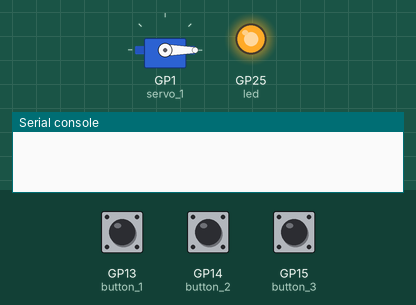
Bench run of a program on a simulated Raspberry Pi Pico running MicroPython. Shown: servo, output pins drawn as LEDs (lit = HIGH), the last lines printed to the serial console. The test bench sets the inputs (shaded band); at power-on: GP14 (button_2) LOW, GP15 (button_3) LOW, GP13 (button_1) LOW. Servo angles are drawn from the pulse width (0.5 ms = 0°, 2.5 ms = 180°).

Above: at 1.2 s.
1.3 s: GP14 (button_2) pulled HIGH for 0.15 s
At 2.6 s:
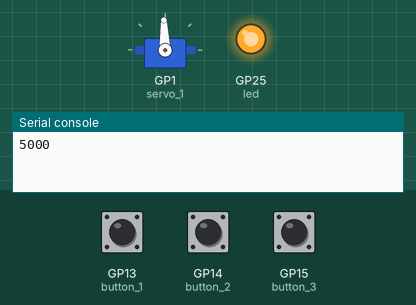
2.9 s: GP15 (button_3) pulled HIGH for 0.15 s
At 3.9 s:
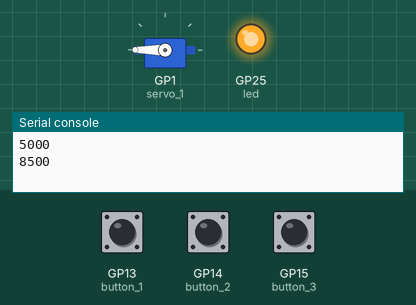
4.5 s: GP13 (button_1) pulled HIGH for 0.15 s
At 5.1 s:
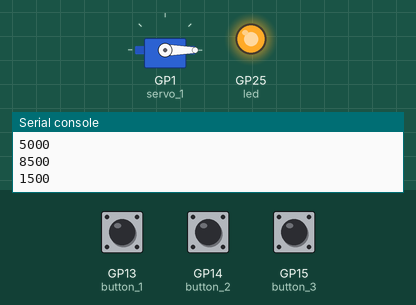
6.1 s: GP14 (button_2) pulled HIGH for 1 s
At 7.6 s:
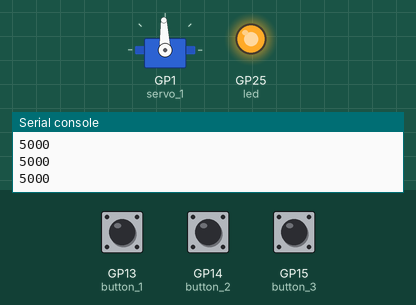
8.6 s: GP13 (button_1) driven HIGH and GP14 (button_2) driven HIGH
At 9.5 s:
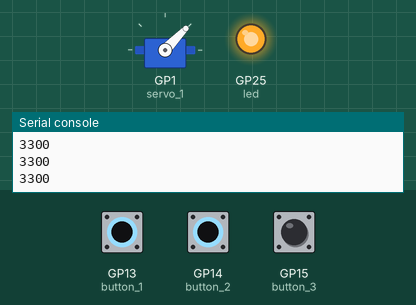
10.1 s: GP13 (button_1) driven LOW and GP15 (button_3) driven HIGH
At 10.7 s:
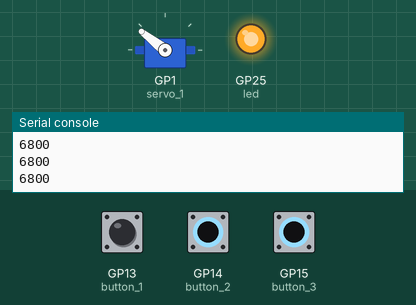
Timing chart, 0 to 12.7 s (numbered marks = the images above; inputs shaded):
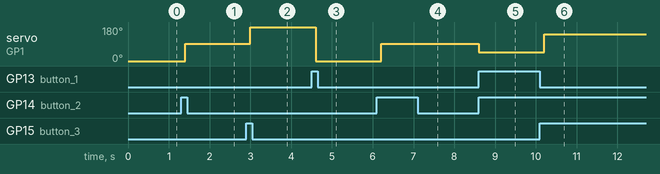

The program:

servo_pwm_button.py
```python
from machine import Pin, PWM
import time

# pinとうろく
led = Pin(25, Pin.OUT)
servo_1 = PWM(Pin(1))
button_1 = Pin(13, Pin.IN, Pin.PULL_DOWN)
button_2 = Pin(14, Pin.IN, Pin.PULL_DOWN)
button_3 = Pin(15, Pin.IN, Pin.PULL_DOWN)

# 1秒間に50回切り替える
servo_1.freq(50)

# max_duty_u16 = 65025
_0 = 1500
_45 = 3300
_90 = 5000
_135 = 6800
_180 = 8500
val = _0

led.value(1)
while True:
    if button_1.value() == True & button_2.value() == True:
        val = _45
        print(val)
    elif button_2.value() == True & button_3.value() == True:
        val = _135
        print(val)
    elif button_1.value() == True:
        val = _0
        print(val)
    elif button_2.value() == True:
        val = _90
        print(val)
    elif button_3.value() == True:
        val = _180
        print(val)
    else:
        pass
    servo_1.duty_u16(val)
    time.sleep(0.2)
```

Measured:
- after the input at 1.3 s, servo on GP1 (servo_1): 0° → 92° after 0.10 s
- after the input at 2.9 s, servo on GP1 (servo_1): 92° → 180° after 0.10 s
- after the input at 4.5 s, servo on GP1 (servo_1): 180° → 0° after 0.10 s
- after the input at 6.1 s, servo on GP1 (servo_1): 0° → 92° after 0.10 s
- after the input at 8.6 s, servo on GP1 (servo_1): 92° → 46° at once
- after the input at 10.1 s, servo on GP1 (servo_1): 46° → 142° after 0.11 s
